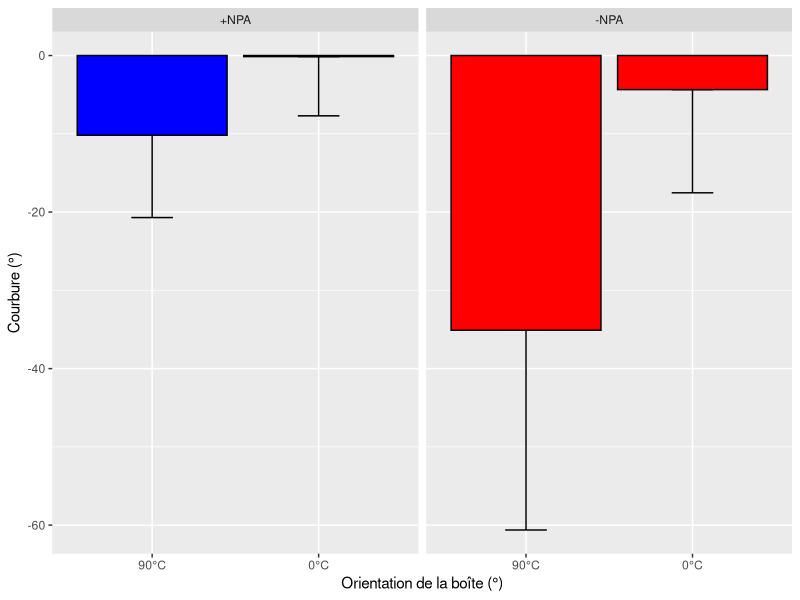

Source code (R):
## ---- chunk 1
# Chargement d'une librairie pour la production de graphiques`
# install.packages("ggplot2")
library(ggplot2)
## ---- chunk 2
data1 <- read.table(file = "student1/resulat.csv", header = TRUE, sep = ",")
data2 <- read.table(file = "student2/Donneesgravitropisme - Copie.csv", header = TRUE, sep = ";")
## ---- chunk 3
# Mise en forme des données
## Calcul de la différence de longueur entre le jour 0 et le jour 1
difference  <- aggregate(longueur ~ plante + lumière, data1, "diff")

## Calcul de le moyenne et de l'écart-type de ces nouvelles données
sd             <- aggregate(longueur ~ lumière, difference, "sd")
colnames(sd)   <- c("lumière", "sd") # renommage des colonnes pour faciliter le 'merge' à venir
mean           <- aggregate(longueur ~ lumière, difference, "mean")
colnames(mean) <- c("lumière", "mean") # renommage des colonnes pour faciliter le 'merge' à venir

## Création du tableau de synthèse moyenne & écart-type pour chaque condition de lumière
## Les 2 tableaux à 'merger' ont une seule colonne en commun ('lumière'), la commande 'merge'
## fonctionne donc de manière automatique en sélectionnant cette colonne pour fusionner les
## 2 tableaux
data1.summarized <- merge(mean, sd)
# head(data1.summarized)
## ---- chunk 4
# Définition des paramètres principaux du graphique
g  <- ggplot(data = data1.summarized, mapping = aes(x = lumière, y = mean, fill = lumière))

# Création du graphique
g.basic <- g + 
  geom_bar(stat = "identity", position = position_dodge()) + # choix d'un barplot
  geom_errorbar(width=.25, aes(ymin=mean-sd, ymax=mean+sd)) # ajout des écart-types

# Amélioration du graphique
g.improved <- g.basic +
  scale_fill_manual(values = c("white","blue", "black", "red", "darkred")) + # re-définition des couleurs des barres
  scale_x_discrete(labels=c("Blanc", "450nm", "Obscurité", "660nm", "750nm")) + # re-définition des étiquettes de l'axe x
  ylab("Croissance (cm/jour)") + # Titre axe y
  xlab("Conditions lumineuses") + # Titre axe x
  guides(fill=FALSE) # Suppression de la légende

#g.improved
## ---- chunk 5
# Mise en forme des données
## Calcul de la moyenne de longueur pour chaque jour et condition lumineuse
mean.per.day  <- aggregate(longueur ~ jour + lumière, data1, "mean")
colnames(mean.per.day) <- c("jour", "lumière", "mean")
sd.per.day  <- aggregate(longueur ~ jour + lumière, data1, "sd")
colnames(sd.per.day) <- c("jour", "lumière", "sd")

data.per.day <- merge(mean.per.day, sd.per.day)

# Définition des paramètres principaux du graphique
g  <- ggplot(data = data.per.day, mapping = aes(x = jour, y = mean, color = lumière))

# Création du graphique
g.basic <- g + 
  geom_line() + # choix d'un graphique x/y de type ligne
  geom_errorbar(width=.25, aes(ymin=mean-sd, ymax=mean+sd)) # ajout des écart-types

# Amélioration du graphique
g.improved <- g.basic +
  scale_color_manual(values = c("white","blue", "black", "red", "darkred")) + # re-définition des couleurs des barres
  scale_x_discrete(labels=c("Blanc", "450nm", "Obscurité", "660nm", "750nm")) + # re-définition des étiquettes de l'axe x
  ylab("Croissance (cm/jour)") + # Titre axe y
  xlab("Conditions lumineuses") + # Titre axe x
  guides(fill=FALSE) # Suppression de la légende
## ---- chunk 6
# Mise en forme des données
## Calcul de la courbure moyenne entre le jour 0 et 1 et en fonction du traitement NPA et de la position
bending.mean  <- aggregate((Angle.Jour.1-Angle.Jour.0) ~ Position + NPA, data2, "mean")
colnames(bending.mean) <- c("position", "npa", "mean")
bending.sd  <- aggregate((Angle.Jour.1-Angle.Jour.0) ~ Position + NPA, data2, "sd")
colnames(bending.sd) <- c("position", "npa", "sd")

bending <- merge(bending.mean, bending.sd)

# Définition des paramètres principaux du graphique
g  <- ggplot(data = bending, mapping = aes(x = position, y = mean, fill = npa))

# Création du graphique
g.basic <- g + 
  geom_errorbar(width=.25, aes(ymin=mean-sd, ymax=mean),  # ajout des écart-types
                position=position_dodge(.9)) + # re-positionnement correct des barres d'erreur
  geom_bar(stat = "identity", position = position_dodge(), color = "black") # choix d'un barplot


# Autre option de présentation
labels <- c(Avec = "+NPA", Sans = "-NPA") # pour le renommage des conditions sur le graphique
g.facet <- g.basic +
  facet_grid(. ~ npa, labeller = labeller(npa = labels)) # la paramètre labeller sert au renommage

# Amélioration du graphique
g.improved <- g.facet +
  scale_fill_manual(values = c("blue", "red")) + # re-définition des couleurs des barres
  scale_x_discrete(labels=c("90°C", "0°C")) + # re-définition des étiquettes de l'axe x
  ylab("Courbure (°)") + # Titre axe y
  xlab("Orientation de la boîte (°)") + # Titre axe x
  guides(fill=FALSE) # Suppression de la légende

g.improved
